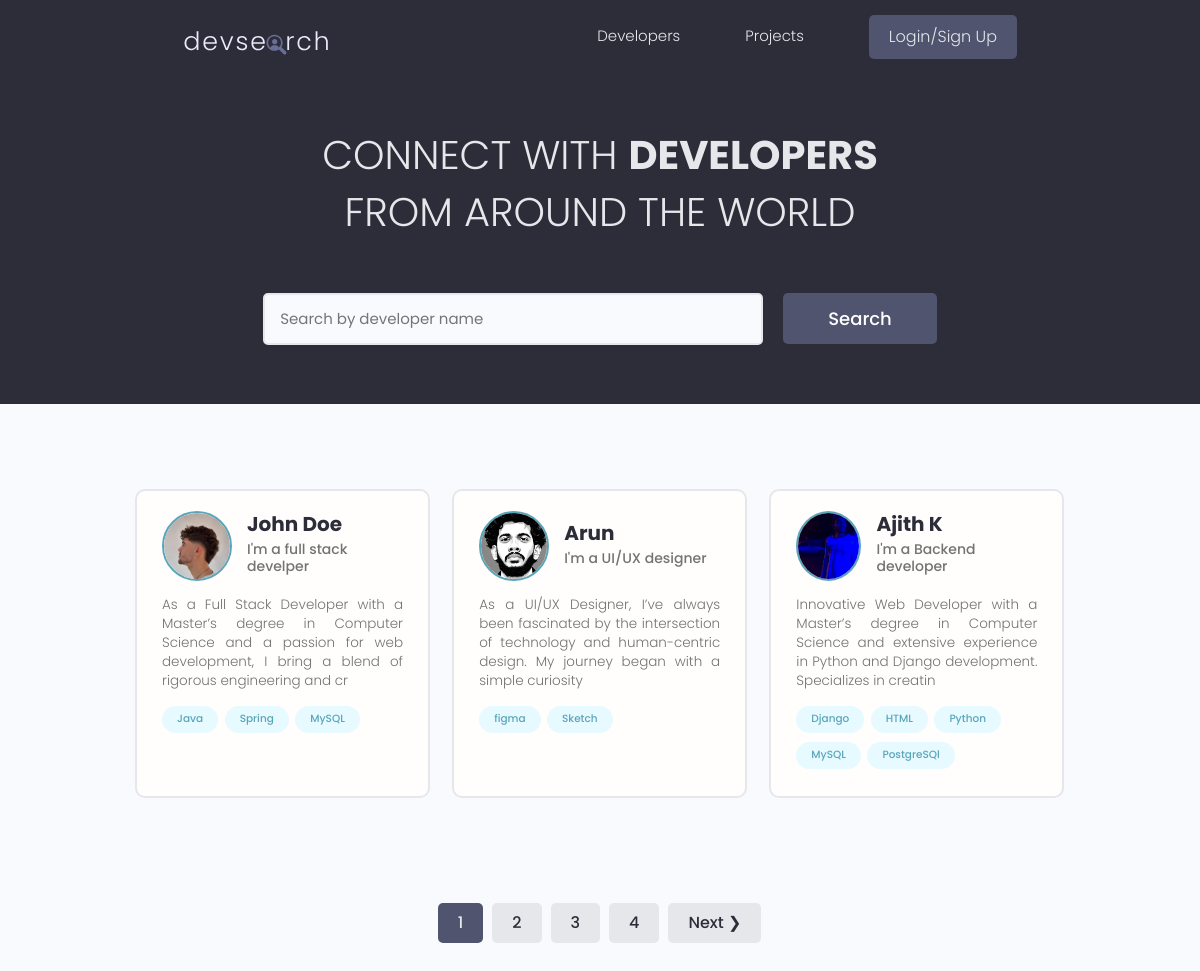
The page / on the database its author committed.
### users/models.py (models this page shows, shortened)
class Profile(models.Model):
    user= models.OneToOneField(User, on_delete=models.CASCADE)
    name = models.CharField( max_length=200, blank=True, null=True)
    email = models.EmailField(max_length=254, null=True, blank=True)
    username = models.CharField( max_length=200, blank=True, null=True)
    location = models.CharField( max_length=200, blank=True, null=True)
    short_intro = models.CharField( max_length=200, blank=True, null=True)
    bio = models.TextField(blank=True, null=True)
    profile_image = models.ImageField(null=True, blank=True, upload_to="profiles/", default="profiles/user-default.png")
    social_github = models.CharField( max_length=200, blank=True, null=True)
    social_x = models.CharField( max_length=200, blank=True, null=True)
    social_linkedin = models.CharField( max_length=200, blank=True, null=True)
    social_youtube = models.CharField( max_length=200, blank=True, null=True)
    social_website = models.CharField( max_length=200, blank=True, null=True)
    created = models.DateTimeField(auto_now_add=True)
    id = models.UUIDField(default=uuid.uuid4, unique=True, primary_key=True, editable=False)
    class Meta:
        ordering = ["-short_intro", "-created"]

class Skill(models.Model):
    owner = models.ForeignKey(Profile, on_delete=models.CASCADE, null=True, blank= True)
    name = models.CharField( max_length=200, blank=True, null=True)
    description = models.TextField(null=True,  blank=True)
    created = models.DateTimeField(auto_now_add=True)
    id = models.UUIDField(default=uuid.uuid4, unique=True, primary_key=True, editable=False)
    def __str__(self) :
        return str(self.name)

### users/views.py (the view)
# urls.py: path("", views.profiles, name="profiles"),
def profiles(request):
    profiles, search_query = profileSearch(request)
    custom_range, profiles = paginateProfiles(request, profiles, 3)
    context = {
        "profiles": profiles,
        "search_query": search_query,
        "custom_range": custom_range,
    }
    return render(request, "users/profiles.html", context)

### users/utils.py (called while the page is built)
def paginateProfiles(request, profiles, results):
    page = request.GET.get('page')
    paginator = Paginator(profiles, results)
    try:
        profiles = paginator.page(page)
    except PageNotAnInteger:
        page = 1
        profiles = paginator.page(page)
    except EmptyPage:
        page = paginator.num_pages
        profiles = paginator.page(page)
    leftIndex = (int(page) - 4)
    if leftIndex < 1:
        leftIndex = 1
    rightIndex = (int(page) + 5)
    if rightIndex > paginator.num_pages:
        rightIndex = paginator.num_pages + 1
    custom_range = range(leftIndex, rightIndex)
    return custom_range, profiles

def profileSearch(request):
    search_query = ''
    if request.GET.get('search_query'):
        search_query = request.GET.get('search_query')
    skills =  Skill.objects.distinct().filter(name__icontains=search_query)
    profiles = Profile.objects.distinct().filter(Q(name__icontains=search_query)|
                                      Q(short_intro__icontains=search_query)|
                                      Q(skill__in=skills))
    return profiles, search_query

### users/templates/users/profiles.html (shortened to what this page needs)
{% extends 'main.html' %} {% block content %}
<main class="home">
  <section class="hero-section text-center">
    <div class="container container--narrow">
      <div class="hero-section__box">
        <h2>CONNECT WITH <span>DEVELOPERS</span></h2>
        <h2>FROM AROUND THE WORLD</h2>
      </div>
      <div class="hero-section__search">
        <form class="form" action="{% url 'profiles' %}" method="get">
          <div class="form__field">
            <input
              class="input input--text"
              id="formInput#search"
              type="text"
              name="search_query"
              value="{{search_query}}"
              placeholder="Search by developer name"
            />
          </div>
          <input class="btn btn--sub btn--lg" type="submit" value="Search" />
        </form>
      </div>
    </div>
  </section>
  <section class="devlist">
    <div class="container">
      <div class="grid grid--three">
        {% for profile in profiles %}
        <div class="column card">
          <div class="dev">
            <a href="{% url 'user-profile' profile.id %}" class="card__body">
              <div class="dev__profile">
                <img
                  class="avatar avatar--md"
                  src="{{ profile.profile_image.url }}"
                  alt="image"
                />
                <div class="dev__meta">
                  <h3>{{ profile.name }}</h3>
                  <h5>{{ profile.short_intro|slice:'50' }}</h5>
                </div>
              </div>
              <p class="dev__info">{{ profile.bio|slice:'150' }}</p>
              <div class="dev__skills">
                {% for skill in profile.skill_set.all|slice:"5" %}
                <span class="tag tag--pill tag--main">
                  <small>{{ skill }}</small>
                </span>
                {% endfor %}
              </div>
            </a>
          </div>
        </div>
        {% endfor %}
      </div>
    </div>
  </section>
  {% include 'pagination.html' with querySet=profiles custom_range=custom_range %}
</main>
{% endblock content %}

### templates/main.html (shortened to what this page needs)
<!DOCTYPE html>
{% load static %}
<html lang="en">
  <head>
    <link rel = "stylesheet" href = "path/to/bootstrap/css/bootstrap.min.css" >
    <link rel = "stylesheet" href = "path/to/font-awesome/css/font-awesome.min.css" >
    <link rel="stylesheet" href="{% static 'uikit/styles/uikit.css' %}" />
    <link
      rel="stylesheet"
      href="https://cdnjs.cloudflare.com/ajax/libs/material-design-iconic-font/2.2.0/css/material-design-iconic-font.min.css"
    />
    <link rel="stylesheet" href="{% static 'styles/app.css' %}" />
  </head>
  <body>
    {% include 'navbar.html' %}  {% block content %} {% endblock content %}
  </body>
</html>

### templates/navbar.html (shortened to what this page needs)
{% load static %}
<header class="header">
    <div class="container container--narrow">
      <a href="{% url 'profiles' %}" class="header__logo">
        <img src="{% static 'images/logo.svg' %}" alt="DevSearch Logo" />
      </a>
      <nav class="header__nav">
        <ul class="header__menu">
          <li class="header__menuItem"><a href="{% url 'profiles' %}">Developers</a></li>
          <li class="header__menuItem"><a href="{% url 'projects' %}">Projects</a></li>
          {% if request.user.is_authenticated %}
          <li class="header__menuItem"><a href="{% url 'inbox' %}">Inbox</a></li>
          <li class="header__menuItem"><a href="{% url 'account' %}">Account</a></li>
          <li class="header__menuItem"><a href="{% url 'logout' %}" class="btn btn--sub">Logout</a></li>
          {% else %}
          <li class="header__menuItem"><a href="{% url 'login' %}" class="btn btn--sub">Login/Sign Up</a></li>
          {% endif %}
        </ul>
      </nav>
    </div>
  </header>

### templates/pagination.html (shortened to what this page needs)
{% if querySet.has_other_pages %}
    <div class="pagination">
        <ul class="container">
            {% for page  in custom_range %}
            {% if page == querySet.number %}
            <li><a href="?page={{page}}" class="btn page-link btn--sub">{{page}}</a></li>
            {% else %}
            <li><a href="?page={{page}}" class="btn page-link">{{page}}</a></li>
            {% endif %}
            {% endfor %}
            {% if querySet.has_next %}
            <li><a href="?page={{querySet.next_page_number}}" class="btn page-link">Next &#10095;</a></li>
            {% endif %}
        </ul>
    </div>
{% endif %}

### static/styles/app.css (style rules this page uses)
:root { --color-sub: #2d2d39; }
.btn--sub { background-color: var(--color-sub-light); }
.card { border: 2px solid var(--color-light); }
img { width: 100%; }
.header { position: sticky; z-index: 111; background-color: var(--color-sub); padding: 1.5rem 0; }
.header > .container { display: flex; justify-content: space-between; align-items: center; }
.header__logo > img { height: 3.8rem; }
.header__nav > ul { display: inline-flex; align-items: center; list-style: none; gap: 6.5rem; }
.header__menuItem > a { color: var(--color-light); font-weight: 300; }
.hero-section { height: 40vh; display: flex; align-items: center; background-color: var(--color-sub); }
.hero-section__box { margin-bottom: 4rem; }
.hero-section__box > h2, .hero-section__box > h2 > span { font-size: 4rem; color: var(--color-light); line-height: 1.3; text-transform: uppercase; }
.hero-section__box > h2 { font-weight: 300; }
.hero-section__box > h2 > span { font-weight: 700; }
.hero-section__search > .form { display: flex; align-items: center; justify-content: center; gap: 2rem; }
.hero-section__search > .form input.input--text { width: 50rem; }
.devlist { margin-top: 8rem; }
.devlist .grid { align-items: stretch; }
.devlist .dev .dev__profile { display: flex; align-items: center; gap: 1.5rem; }
.devlist .dev .dev__meta h3 { color: var(--color-sub); font-size: 2rem; font-weight: 700; }
.devlist .dev .dev__meta h5 { color: var(--color-text); font-size: 1.4rem; font-weight: 500; }
.devlist .dev .dev__info { margin: 1.5rem 0; font-size: 1.35rem; line-height: 1.4; text-align: justify; }
.pagination { margin-top: 8rem; margin-bottom: 10rem; }
.pagination > ul { flex-wrap: wrap; list-style: none; display: flex; align-items: center; justify-content: center; gap: 1rem; }
.pagination .btn { color: var(--color-sub); }
.pagination .btn.btn--sub { color: var(--color-light); }

### static/uikit/styles/modules/_variables.css (style rules this page uses)
:root { --color-main: #5aa5b9; --color-main-light: #e6faff; --color-sub: #3f4156; --color-sub-light: #51546e; --color-sub-lighter: #ededfd; --color-text: #737373; --color-gray: #8b8b8b; --color-light: #e5e7eb; --color-light-gray: #767676; --color-bg: #f8fafd; --color-white: #fffefd; --color-white-light: #f3f3f3; --color-success: #359e64; --color-success-bg: #def8e8; --color-error: #fc4b0b; --color-error-bg: #fff2ee; --font-base: 'Poppins', arial, helvetica, 'Segoe UI', roboto, ubuntu, sans-serif; --font-monospace: 'Fira Code', 'Courier New', courier, monospace; --font-regular: 300; --font-medium: 500; --font-bold: 700; --generic-shadow: 1px 1px 5px #00000010; --generic-transition: all 0.3s ease-in-out; }

### static/uikit/styles/modules/_base.css (style rules this page uses)
* { margin: 0; padding: 0; box-sizing: border-box; text-rendering: optimizeLegibility; color: inherit; font-size: inherit; }
html { font-size: 50%; }
@media only screen and (min-width: 480px) { html { font-size: 56.25%; } }
@media only screen and (min-width: 1200px) { html { font-size: 62.5%; } }
body { line-height: 1.6; font-weight: 400; font-size: 1.5rem; color: var(--color-text); background-color: var(--color-bg); min-height: 100vh; }

### static/uikit/styles/modules/_typography.css (style rules this page uses)
* { font-family: var(--font-base); }
h2 { font-size: 3.6rem; font-weight: var(--font-bold); }
h3 { font-size: 3.2rem; font-weight: var(--font-medium); }
h5 { font-size: 2.4rem; font-weight: var(--font-medium); }
h5, h6 { font-weight: var(--font-regular); }
p, span, strong { font-size: 1.6rem; color: var(--color-text); font-weight: var(--font-regular); }
a { padding-bottom: 2px; text-decoration: none; display: inline-block; color: var(--color-main); font-weight: var(--font-medium); }

### static/uikit/styles/modules/_utilities.css (style rules this page uses)
.container { width: 92%; max-width: 165rem; margin: 0 auto; box-sizing: border-box; }
.container--narrow { width: 92%; max-width: 120rem; }
@media screen and (min-width: 1000px) { .container { width: 90%; } }
@media screen and (min-width: 1000px) { .container--narrow { width: 85%; } }
@media screen and (min-width: 1200px) { .container { width: 80%; } }
@media screen and (min-width: 1200px) { .container--narrow { width: 72%; } }
.text-center { text-align: center; }

### static/uikit/styles/modules/_avatar.css (style rules this page uses)
.avatar { border-radius: 50%; border: 2px solid var(--color-main); object-fit: cover; }
.avatar--md { height: 7rem; width: 7rem; }

### static/uikit/styles/modules/_card.css (style rules this page uses)
.card { border-radius: 1rem; background-color: var(--color-white); border: 1.5px solid var(--color-light); width: auto; height: auto; margin-top: 0.5rem; margin-bottom: 0.5rem; overflow: hidden; }
.card__body, .card__header { padding: 2rem 2.5rem; }

### rows shown on the page
Profile: profile_image (picture), name "John Doe", short_intro "I'm a full stack develper", bio "As a Full Stack Developer with a Master’s degree in Computer Science and a passion for web development, I bring a blend of rigorous engineering and cr"
Skill: name "Java"
Skill: name "Spring"
Skill: name "MySQL"
Profile: profile_image (picture), name "Arun", short_intro "I'm a UI/UX designer", bio "As a UI/UX Designer, I’ve always been fascinated by the intersection of technology and human-centric design. My journey began with a simple curiosity"
Skill: name "figma"
Skill: name "Sketch"
Profile: profile_image (picture), name "Ajith K", short_intro "I'm a Backend developer", bio "Innovative Web Developer with a Master’s degree in Computer Science and extensive experience in Python and Django development. Specializes in creatin"
Skill: name "Django"
Skill: name "HTML"
Skill: name "Python"
Skill: name "MySQL"
Skill: name "PostgreSQl"

### other values the page prints
{{ page }} "1"
{{ page }} "2" "3" "4"
